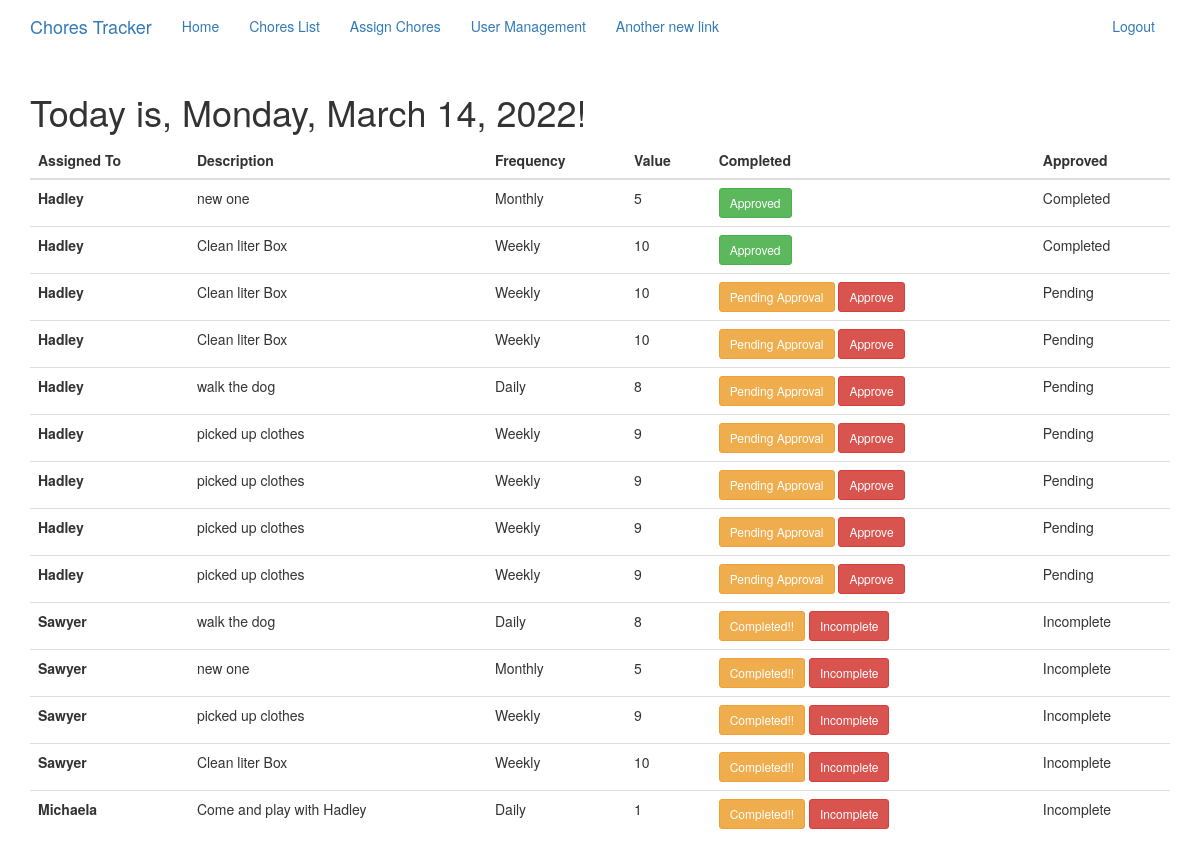
The page /index (signed in) on the database its author committed.
### app/models.py (models this page shows, shortened)
class ChoreProgress(db.Model):
    id = db.Column(db.Integer, primary_key=True)
    chore_id = db.Column(db.Integer)
    status = db.Column(db.String(10))  # Complete, Incomplete, Pending, Expired
    assigned_user = db.Column(db.Integer)
    description = db.Column(db.String(128))
    due_date = db.Column(db.DateTime)  # based on the chore occurrence
    value = db.Column(db.Integer)
    occurrence = db.Column(db.String(10))

### app/routes.py (the view)
@app.route('/')
@app.route('/index')
def index():
    choreprogress = ChoreProgress.query.all()
    current_date = datetime.now().strftime('%A, %B %d, %Y')
    print(current_date)
    print(datetime.now())
    return render_template('index.html', title='Home', chores=choreprogress, date=current_date)

### app/models.py (called while the page is built)
@login.user_loader
def load_user(id):
    return User.query.get(int(id))

### app/templates/index.html (shortened to what this page needs)
{% extends 'base.html' %}
{% import 'bootstrap/wtf.html' as wtf %}
{% block app_content %}
        <h1>
            Today is, {{ date }}!</h1>
        <table id="choreassignments" class="table">
          <thead>
            <tr>
              <th scope="col">Assigned To</th>
              <th scope="col">Description</th>
              <th scope="col">Frequency</th>
              <th scope="col">Value</th>
              <th scope="col">Completed</th>
              <th scope="col">Approved</th>
            </tr>
          </thead>
          <tbody>
            {% for chore in chores %}
            <tr id="{{ chore.id }}">
                <th scope="row">{{ chore.assigned_user }} </th>
                <td id="desc">{{ chore.description }}</td>
                <td id="occr">{{ chore.occurrence }}</td>
                <td id="by">{{ chore.value }}</td>
                <td>
            {% if chore.status == 'Pending' %}
                    <a class="btn btn-warning btn-complete btn-sm">Pending Approval</a>
                    <a  href="/chore_progress/{{ chore.id }}/approve"
                                                        class="btn btn-danger btn-approve btn-sm">Approve</a>
            {% elif chore.status == 'Completed' %}
                    <a class="btn btn-success btn-approved btn-sm">Approved</a>
            {% else %}
                    <a  href="/chore_progress/{{ chore.id }}/completed"
                                                        class="btn btn-warning btn-complete btn-sm">Completed!!</a>
                    <a  href="/chore_progress/{{ chore.id }}/approve"
                                                        class="btn btn-danger btn-incomp btn-sm">Incomplete</a>
            {% endif %}
                </td>
                <td> {{ chore.status }}</td>
            </tr>
            {% endfor %}
          </tbody>
            </table>
{% endblock %}

### rows shown on the page
ChoreProgress: assigned_user "Hadley", description "new one", occurrence "Monthly", value "5", shows "Approved", status "Completed"
ChoreProgress: assigned_user "Hadley", description "Clean liter Box", occurrence "Weekly", value "10", shows "Approved", status "Completed"
ChoreProgress: assigned_user "Hadley", description "Clean liter Box", occurrence "Weekly", value "10", status "Pending"
ChoreProgress: assigned_user "Hadley", description "Clean liter Box", occurrence "Weekly", value "10", status "Pending"
ChoreProgress: assigned_user "Hadley", description "walk the dog", occurrence "Daily", value "8", status "Pending"
ChoreProgress: assigned_user "Hadley", description "picked up clothes", occurrence "Weekly", value "9", status "Pending"
ChoreProgress: assigned_user "Hadley", description "picked up clothes", occurrence "Weekly", value "9", status "Pending"
ChoreProgress: assigned_user "Hadley", description "picked up clothes", occurrence "Weekly", value "9", status "Pending"
ChoreProgress: assigned_user "Hadley", description "picked up clothes", occurrence "Weekly", value "9", status "Pending"
ChoreProgress: assigned_user "Sawyer", description "walk the dog", occurrence "Daily", value "8", status "Incomplete"
ChoreProgress: assigned_user "Sawyer", description "new one", occurrence "Monthly", value "5", status "Incomplete"
ChoreProgress: assigned_user "Sawyer", description "picked up clothes", occurrence "Weekly", value "9", status "Incomplete"
ChoreProgress: assigned_user "Sawyer", description "Clean liter Box", occurrence "Weekly", value "10", status "Incomplete"
ChoreProgress: assigned_user "Michaela", description "Come and play with Hadley", occurrence "Daily", value "1", status "Incomplete"
